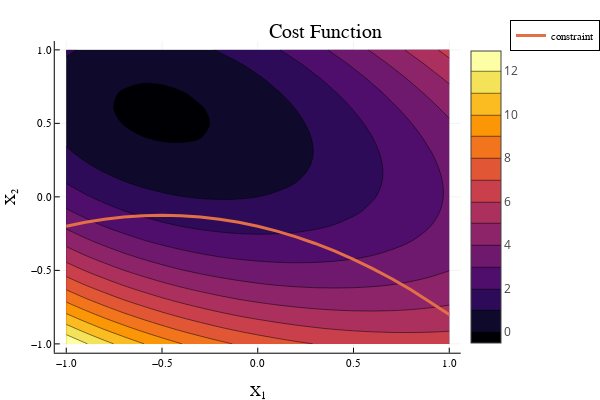

Write notebook code for a chart like this one.
### Markdown cell above
We will now use Newton's method to solve the following constrained optimization problem. We will write functions for the full Newton Jacobian, as well as the Gauss-Newton Jacobian.

### Code cell
let
    Q = [1.65539  2.89376; 2.89376  6.51521];
    q = [2;-3]
    cost(x) = 0.5*x'*Q*x + q'*x + exp(-1.3*x[1] + 0.3*x[2]^2) # cost function 
    contour(-1:.1:1,-1:.1:1, (x1,x2)-> cost([x1;x2]),title = "Cost Function",
            xlabel = "X₁", ylabel = "X₂",fill = true)
        plot!(-1:.1:1, -0.3*(-1:.1:1).^2 - 0.3*(-1:.1:1) .- .2,lw = 3,label = "constraint")
end

### Figure 1 — Plotly figure (JSON) as saved in the notebook; plotly's stock layout.template omitted (floating-point values rounded to 4 significant figures; data arrays with more than 128 entries replaced by an {"elided": "..."} marker saying what was removed)
{"data": [{"colorbar": {"len": 0.8657, "title": "", "x": 0.7679, "y": 0.5087}, "colorscale": {"elided": "256x2 mixed values"}, "contours": {"coloring": "fill", "showlabels": false}, "name": "y1", "ncontours": 17, "showlegend": false, "showscale": true, "type": "contour", "x": [-1, -0.9, -0.8, -0.7, -0.6, -0.5, -0.4, -0.3, -0.2, -0.1, 0, 0.1, 0.2, 0.3, 0.4, 0.5, 0.6, 0.7, 0.8, 0.9, 1], "xaxis": "x", "y": [-1, -0.9, -0.8, -0.7, -0.6, -0.5, -0.4, -0.3, -0.2, -0.1, 0, 0.1, 0.2, 0.3, 0.4, 0.5, 0.6, 0.7, 0.8, 0.9, 1], "yaxis": "y", "z": {"elided": "21x21 float values"}, "zmax": 12.93, "zmin": -0.1545}, {"colorbar": {"len": 0.8657, "title": "", "x": 0.7679, "y": 0.5087}, "legendgroup": "constraint", "line": {"color": "rgba(227, 111, 71, 1.000)", "dash": "solid", "shape": "linear", "width": 3}, "mode": "lines", "name": "constraint", "showlegend": true, "type": "scatter", "x": [-1, -0.9, -0.8, -0.7, -0.6, -0.5, -0.4, -0.3, -0.2, -0.1, 0, 0.1, 0.2, 0.3, 0.4, 0.5, 0.6, 0.7, 0.8, 0.9, 1], "xaxis": "x", "y": [-0.2, -0.173, -0.152, -0.137, -0.128, -0.125, -0.128, -0.137, -0.152, -0.173, -0.2, -0.233, -0.272, -0.317, -0.368, -0.425, -0.488, -0.557, -0.632, -0.713, -0.8], "yaxis": "y", "zmax": 12.93, "zmin": -0.1545}], "layout": {"annotations": [{"font": {"color": "rgba(0, 0, 0, 1.000)", "family": "sans-serif", "size": 20}, "rotation": 0, "showarrow": false, "text": "Cost Function", "x": 0.5424, "xanchor": "center", "xref": "paper", "y": 1, "yanchor": "top", "yref": "paper"}], "height": 400, "legend": {"bgcolor": "rgba(255, 255, 255, 1.000)", "bordercolor": "rgba(0, 0, 0, 1.000)", "borderwidth": 1, "font": {"color": "rgba(0, 0, 0, 1.000)", "family": "sans-serif", "size": 11}, "title": {"font": {"color": "rgba(0, 0, 0, 1.000)", "family": "sans-serif", "size": 15}, "text": ""}, "tracegroupgap": 0, "traceorder": "normal", "x": 1, "xanchor": "auto", "y": 1, "yanchor": "auto"}, "margin": {"b": 20, "l": 0, "r": 0, "t": 20}, "paper_bgcolor": "rgba(255, 255, 255, 1.000)", "plot_bgcolor": "rgba(255, 255, 255, 1.000)", "showlegend": true, "width": 600, "xaxis": {"anchor": "y", "domain": [0.09128, 0.7679], "gridcolor": "rgba(0, 0, 0, 0.100)", "gridwidth": 0.5, "linecolor": "rgba(0, 0, 0, 1.000)", "mirror": false, "range": [-1.06, 1.06], "showgrid": true, "showline": true, "showticklabels": true, "tickangle": 0, "tickcolor": "rgb(0, 0, 0)", "tickfont": {"color": "rgba(0, 0, 0, 1.000)", "family": "sans-serif", "size": 11}, "tickmode": "array", "ticks": "inside", "ticktext": ["−1.0", "−0.5", "0.0", "0.5", "1.0"], "tickvals": [-1, -0.5, 0, 0.5, 1], "title": "X₁", "titlefont": {"color": "rgba(0, 0, 0, 1.000)", "family": "sans-serif", "size": 15}, "type": "-", "visible": true, "zeroline": false, "zerolinecolor": "rgba(0, 0, 0, 1.000)"}, "yaxis": {"anchor": "x", "domain": [0.07581, 0.9415], "gridcolor": "rgba(0, 0, 0, 0.100)", "gridwidth": 0.5, "linecolor": "rgba(0, 0, 0, 1.000)", "mirror": false, "range": [-1.06, 1.06], "showgrid": true, "showline": true, "showticklabels": true, "tickangle": 0, "tickcolor": "rgb(0, 0, 0)", "tickfont": {"color": "rgba(0, 0, 0, 1.000)", "family": "sans-serif", "size": 11}, "tickmode": "array", "ticks": "inside", "ticktext": ["−1.0", "−0.5", "0.0", "0.5", "1.0"], "tickvals": [-1, -0.5, 0, 0.5, 1], "title": "X₂", "titlefont": {"color": "rgba(0, 0, 0, 1.000)", "family": "sans-serif", "size": 15}, "type": "-", "visible": true, "zeroline": false, "zerolinecolor": "rgba(0, 0, 0, 1.000)"}}}
